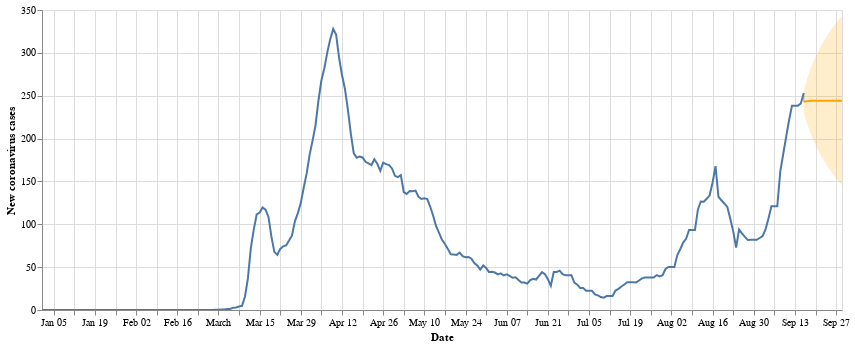

The notebook cell this image was saved under:
### Code cell
past_plt + future_plt + test + confint_plot

### Figure 1 — Vega-Lite specification as saved in the notebook (floating-point values rounded to 4 significant figures; data arrays with more than 128 entries replaced by an {"elided": "..."} marker saying what was removed)
{"config": {"view": {"continuousWidth": 400, "continuousHeight": 300}}, "layer": [{"data": {"name": "data-3647762b35658e161295175f540d828a"}, "mark": "line", "encoding": {"tooltip": {"type": "quantitative", "field": "new_cases_Denmark", "format": ".1f"}, "x": {"type": "temporal", "field": "date"}, "y": {"type": "quantitative", "field": "new_cases_Denmark"}}, "height": 300, "selection": {"selector001": {"type": "interval", "bind": "scales", "encodings": ["x", "y"]}}, "width": 800}, {"data": {"name": "data-c2cb0d3fdb44a5e2bb26177972ee1b93"}, "mark": {"type": "line", "color": "orange"}, "encoding": {"tooltip": {"type": "quantitative", "field": "new_cases_forecast", "format": ".1f"}, "x": {"type": "temporal", "axis": {"title": "Date"}, "field": "index"}, "y": {"type": "quantitative", "axis": {"title": "New coronavirus cases"}, "field": "new_cases_forecast"}}, "height": 300, "selection": {"selector002": {"type": "interval", "bind": "scales", "encodings": ["x", "y"]}}, "width": 800}, {"data": {"name": "data-29c3e19ce858bc5dc08f3db51b21212c"}, "mark": {"type": "line", "opacity": 0.5, "size": 1.2}, "encoding": {"x": {"type": "temporal", "field": "index"}, "y": {"type": "quantitative", "field": "new_cases_Denmark"}}}, {"data": {"name": "data-3bbf9f4ba5778906a8c25a25e27f8f34"}, "mark": {"type": "area", "color": "orange", "opacity": 0.2}, "encoding": {"x": {"type": "temporal", "field": "index"}, "y": {"type": "quantitative", "field": "new_cases_forecast_ll"}, "y2": {"field": "new_cases_forecast_ul"}}}], "$schema": "https://vega.github.io/schema/vega-lite/v4.8.1.json", "datasets": {"data-3647762b35658e161295175f540d828a": {"elided": "260 records"}, "data-c2cb0d3fdb44a5e2bb26177972ee1b93": [{"index": "2020-09-16T00:00:00", "new_cases_forecast": 242.8}, {"index": "2020-09-17T00:00:00", "new_cases_forecast": 243.5}, {"index": "2020-09-18T00:00:00", "new_cases_forecast": 243.9}, {"index": "2020-09-19T00:00:00", "new_cases_forecast": 244.1}, {"index": "2020-09-20T00:00:00", "new_cases_forecast": 244.2}, {"index": "2020-09-21T00:00:00", "new_cases_forecast": 244.2}, {"index": "2020-09-22T00:00:00", "new_cases_forecast": 244.2}, {"index": "2020-09-23T00:00:00", "new_cases_forecast": 244.2}, {"index": "2020-09-24T00:00:00", "new_cases_forecast": 244.3}, {"index": "2020-09-25T00:00:00", "new_cases_forecast": 244.3}, {"index": "2020-09-26T00:00:00", "new_cases_forecast": 244.3}, {"index": "2020-09-27T00:00:00", "new_cases_forecast": 244.3}, {"index": "2020-09-28T00:00:00", "new_cases_forecast": 244.3}, {"index": "2020-09-29T00:00:00", "new_cases_forecast": 244.3}], "data-29c3e19ce858bc5dc08f3db51b21212c": [{"index": "2020-09-16T00:00:00", "new_cases_Denmark": 253.3}, {"index": "2020-09-16T00:00:00", "new_cases_Denmark": 242.8}], "data-3bbf9f4ba5778906a8c25a25e27f8f34": [{"index": "2020-09-16T00:00:00", "new_cases_forecast_ll": 229.2, "new_cases_forecast_ul": 256.4}, {"index": "2020-09-17T00:00:00", "new_cases_forecast_ll": 218.7, "new_cases_forecast_ul": 268.3}, {"index": "2020-09-18T00:00:00", "new_cases_forecast_ll": 209.1, "new_cases_forecast_ul": 278.6}, {"index": "2020-09-19T00:00:00", "new_cases_forecast_ll": 200.5, "new_cases_forecast_ul": 287.7}, {"index": "2020-09-20T00:00:00", "new_cases_forecast_ll": 192.7, "new_cases_forecast_ul": 295.6}, {"index": "2020-09-21T00:00:00", "new_cases_forecast_ll": 185.7, "new_cases_forecast_ul": 302.7}, {"index": "2020-09-22T00:00:00", "new_cases_forecast_ll": 179.4, "new_cases_forecast_ul": 309.1}, {"index": "2020-09-23T00:00:00", "new_cases_forecast_ll": 173.5, "new_cases_forecast_ul": 315.0}, {"index": "2020-09-24T00:00:00", "new_cases_forecast_ll": 168.1, "new_cases_forecast_ul": 320.4}, {"index": "2020-09-25T00:00:00", "new_cases_forecast_ll": 163.0, "new_cases_forecast_ul": 325.5}, {"index": "2020-09-26T00:00:00", "new_cases_forecast_ll": 158.2, "new_cases_forecast_ul": 330.3}, {"index": "2020-09-27T00:00:00", "new_cases_forecast_ll": 153.6, "new_cases_forecast_ul": 334.9}, {"index": "2020-09-28T00:00:00", "new_cases_forecast_ll": 149.3, "new_cases_forecast_ul": 339.2}, {"index": "2020-09-29T00:00:00", "new_cases_forecast_ll": 145.2, "new_cases_forecast_ul": 343.3}]}}
